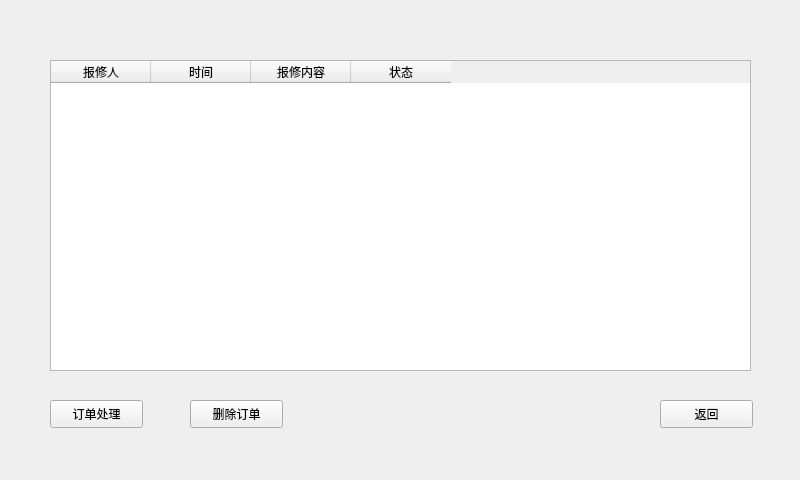
<?xml version="1.0" encoding="UTF-8"?>
<ui version="4.0">
 <class>repairectrl</class>
 <widget class="QMainWindow" name="repairectrl">
  <property name="geometry">
   <rect>
    <x>0</x>
    <y>0</y>
    <width>800</width>
    <height>480</height>
   </rect>
  </property>
  <property name="windowTitle">
   <string>MainWindow</string>
  </property>
  <widget class="QWidget" name="centralwidget">
   <widget class="QPushButton" name="pushButton">
    <property name="geometry">
     <rect>
      <x>660</x>
      <y>400</y>
      <width>93</width>
      <height>28</height>
     </rect>
    </property>
    <property name="text">
     <string>返回</string>
    </property>
   </widget>
   <widget class="QPushButton" name="pushButton_2">
    <property name="geometry">
     <rect>
      <x>50</x>
      <y>400</y>
      <width>93</width>
      <height>28</height>
     </rect>
    </property>
    <property name="text">
     <string>订单处理</string>
    </property>
   </widget>
   <widget class="QLabel" name="bgLabel">
    <property name="geometry">
     <rect>
      <x>0</x>
      <y>0</y>
      <width>800</width>
      <height>480</height>
     </rect>
    </property>
    <property name="text">
     <string/>
    </property>
   </widget>
   <widget class="QTableWidget" name="tableWidget">
    <property name="geometry">
     <rect>
      <x>50</x>
      <y>60</y>
      <width>701</width>
      <height>311</height>
     </rect>
    </property>
    <column>
     <property name="text">
      <string>报修人</string>
     </property>
    </column>
    <column>
     <property name="text">
      <string>时间</string>
     </property>
    </column>
    <column>
     <property name="text">
      <string>报修内容</string>
     </property>
    </column>
    <column>
     <property name="text">
      <string>状态</string>
     </property>
    </column>
   </widget>
   <widget class="QPushButton" name="pushButton_3">
    <property name="geometry">
     <rect>
      <x>190</x>
      <y>400</y>
      <width>93</width>
      <height>28</height>
     </rect>
    </property>
    <property name="text">
     <string>删除订单</string>
    </property>
   </widget>
   <zorder>bgLabel</zorder>
   <zorder>pushButton</zorder>
   <zorder>pushButton_2</zorder>
   <zorder>tableWidget</zorder>
   <zorder>pushButton_3</zorder>
  </widget>
 </widget>
 <resources/>
 <connections/>
</ui>
